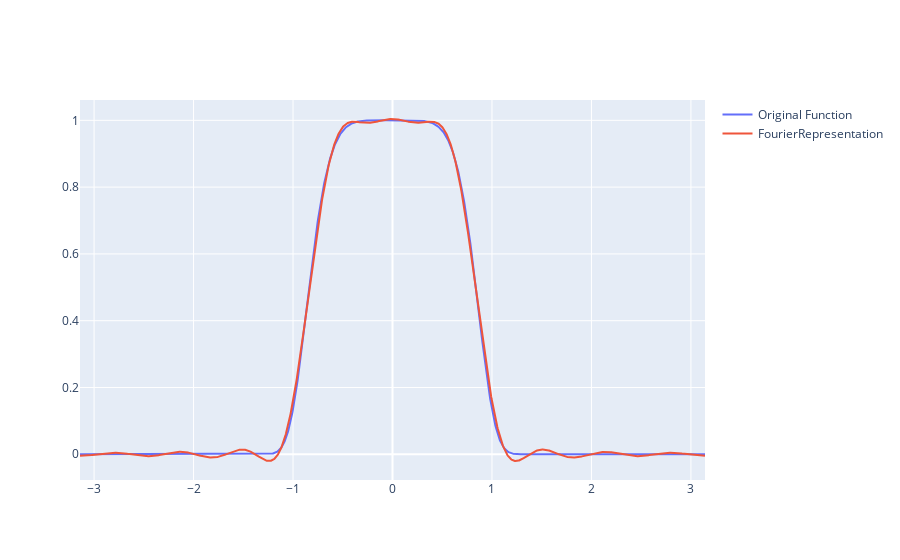

The notebook cell saved with this chart:
### Code cell
fig=go.Figure()
a=2
b=3
N=100
M=20
orig=gaus(x,a,b)

cn=gaus(x,a,b,fourier=True,N=points,M=20)
fx=FourierSeries(cn,x,20)
plot(fig,x,orig,'Original Function')
plot(fig,x,fx,'FourierRepresentation')
fig

### Figure 1 — Plotly figure (JSON) as saved in the notebook; plotly's stock layout.template omitted (floating-point values rounded to 4 significant figures; data arrays with more than 128 entries replaced by an {"elided": "..."} marker saying what was removed)
{"data": [{"mode": "lines", "name": "Original Function", "x": {"elided": "1500 float values"}, "y": {"elided": "1500 float values"}, "type": "scatter"}, {"mode": "lines", "name": "FourierRepresentation", "x": {"elided": "1500 float values"}, "y": {"elided": "1500 float values"}, "type": "scatter"}], "layout": {}}
